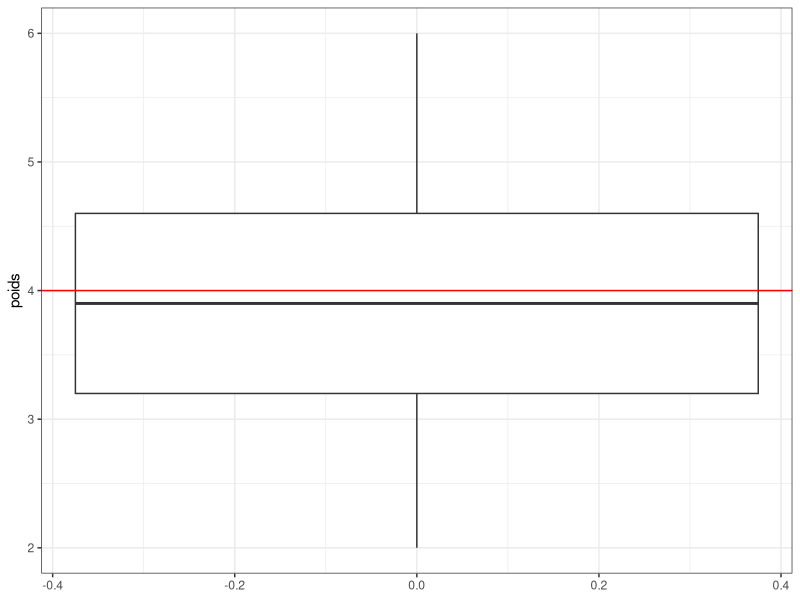

This figure's R source:
## ---- chunk 1
data<-unlist(read.csv("data/poids_naissance.csv",sep=";",dec="."))
library(ggplot2)
ggplot(data.frame(poids=data),aes(y=poids))+
  geom_boxplot()+
  geom_hline(yintercept = 4,color="red")+
  theme_bw()
# Moyenne des poids
mean(data)
# Ecart type estimé des poids
sd(data)
## ---- chunk 2
t.test(data,mu = 4)
